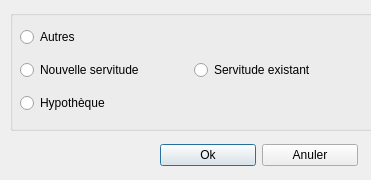
<?xml version="1.0" encoding="UTF-8"?>
<ui version="4.0">
 <class>Dialog</class>
 <widget class="QDialog" name="Dialog">
  <property name="geometry">
   <rect>
    <x>0</x>
    <y>0</y>
    <width>371</width>
    <height>180</height>
   </rect>
  </property>
  <property name="windowTitle">
   <string>Types de servitudes</string>
  </property>
  <widget class="QGroupBox" name="groupBox">
   <property name="geometry">
    <rect>
     <x>10</x>
     <y>10</y>
     <width>381</width>
     <height>121</height>
    </rect>
   </property>
   <property name="title">
    <string/>
   </property>
   <widget class="QWidget" name="gridLayoutWidget">
    <property name="geometry">
     <rect>
      <x>10</x>
      <y>10</y>
      <width>341</width>
      <height>101</height>
     </rect>
    </property>
    <layout class="QGridLayout" name="gridLayout">
     <item row="0" column="0">
      <widget class="QRadioButton" name="radioBtnAutre">
       <property name="text">
        <string>Autres</string>
       </property>
      </widget>
     </item>
     <item row="1" column="0">
      <widget class="QRadioButton" name="radioBtnNewServ">
       <property name="text">
        <string>Nouvelle servitude</string>
       </property>
      </widget>
     </item>
     <item row="2" column="0">
      <widget class="QRadioButton" name="radioBtnHypo">
       <property name="text">
        <string>Hypothèque</string>
       </property>
      </widget>
     </item>
     <item row="1" column="1">
      <widget class="QRadioButton" name="radioBtnServExistant">
       <property name="text">
        <string>Servitude existant</string>
       </property>
      </widget>
     </item>
    </layout>
   </widget>
  </widget>
  <widget class="QWidget" name="horizontalLayoutWidget">
   <property name="geometry">
    <rect>
     <x>160</x>
     <y>140</y>
     <width>198</width>
     <height>31</height>
    </rect>
   </property>
   <layout class="QHBoxLayout" name="horizontalLayout">
    <item>
     <widget class="QPushButton" name="btnOk">
      <property name="text">
       <string>Ok</string>
      </property>
     </widget>
    </item>
    <item>
     <widget class="QPushButton" name="btnAnnuler">
      <property name="text">
       <string>Anuler</string>
      </property>
     </widget>
    </item>
   </layout>
  </widget>
 </widget>
 <resources/>
 <connections/>
</ui>
